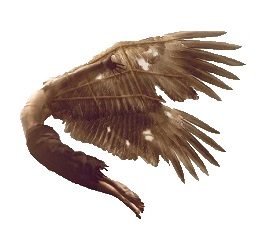
#> input picture npr/input.jpg, 267 x 237 px
$ python painter.py
#> lines starting #> are read from the running program, lines starting #| are printed output that depends on the picture; after the words box and inside, x2 and y2 are one past the last pixel; in counts of white or black regions, pixels touching at a corner belong together
### npr/transformation.py
#-*- coding:utf-8 -*-
import numpy as np
#from Utility import *
from skimage import io
from skimage.transform import rotate
from skimage.transform import rescale
import matplotlib.pyplot as plt
'''
先读了一张图片，当做一个segment来测试
'''
im=io.imread('input.jpg')
#> im is the input picture: shape (237, 267, 3); mean R, G, B 206.2, 195.4, 189.4
height=im.shape[0]
#> height = 237
width=im.shape[1]
#> width = 267
out=np.ndarray(shape=5)
i=0
for row in range(height):
    for col in range(width):
        pix=np.ndarray(shape=5, dtype = int)
        pix[0:3]=im[row][col]
        pix[3:5]=[col,row]
        if not(pix[0]>=245 and pix[1]>=245 and pix[2]>=245):
            i=i+1
            if i==1:
                out={(col,row):pix[0:3]}
            else:
                out[(col,row)]=pix[0:3]
#> after the loop, i = 22560

# [20 lines left out: function findscale, not called in this run]
'''
print 功能：
输入out是像素点（5维）的list
如果canvas=None, 就用最小的框框定并显示所有像素点
如果canvas=[x,y],就会在[x,y]的范围内显示所有像素点。注意：像素点不能超出x,y的范围，否则会报错。None则没有这个问题
'''
# [28 lines left out: function segprint, not called in this run]
'''
输入out是像素点（5维）的list
shift就是平移，x是向x轴正方形移动的像素格数，y是向y轴正方向，某一方向不移就写0。注意：移动时小心移出canvas范围
'''
# [12 lines left out: function shift, not called in this run]
'''
输入out是像素点（5维）的list
degree 是逆时针转动角度
centre不写时默认为几何中心，写的话就是centre=(x,y)，centre就是转动中心。同样注意不要转出画布范围
'''
# [40 lines left out: function rotation, not called in this run]
'''
输入out是像素点（5维）的list
n是缩放比率，比如0.8，比如1.3
缩放以几何中心为基准
'''

# [46 lines left out: function rescaling, not called in this run]


# [5 lines that do not run on import are left out]

### npr/Segmentation.py
import numpy as np
from sklearn.neighbors import kneighbors_graph
from sklearn.cluster import AgglomerativeClustering
from sklearn.feature_extraction.image import grid_to_graph
from skimage.filters import sobel,roberts,scharr,prewitt
from skimage.feature import canny
from Utility import *
from Segment import *
from skimage import io
from collections import deque
import matplotlib.pyplot as plt

#images={'sun','cloud','icarus'}
class Segmentation:
    def __init__(self):
        self.im=None #the original image
        self.no=1#number of objects
        self.ns=10#number of segments in each object
        self.lad=1#the lower bound for the abstraction levels
        self.wad=10#the upper bound for the abstraction levels
        self.es=3 #the weight for abstraction
        self.np=3 #number of pixels to smooth the boundary
        self.background=None
        self.objects=[]

    def imread(self,im):
        self.im=plt.imread(im)

    # [5 lines left out: function set_no, not called in this run]

    def set_ns(self,ns):
        self.ns=ns

    def set_abstraction(self,lad,wad):
        self.lad=lad#the maximum abstraction level
        self.wad=wad#the minimum abstraction level

    def set_es(self,es):
        self.es=es

    def set_np(self,np):
        self.np=np


    # [14 lines left out: function breadthfirst, not called in this run]


    def segment(self):
        height=self.im.shape[0]
#> height = 237
        width=self.im.shape[1]
#> width = 267
        data=np.ndarray(shape=(width*height,3), dtype=int)
        for row in range(height):
            for col in range(width):
                num=row*width+col
                data[num,0:3]=self.im[row][col]
        #The First Segmentation
        connectivity = grid_to_graph(self.im.shape[0],self.im.shape[1])
        ward = AgglomerativeClustering(n_clusters=self.no+1, linkage='ward',connectivity=connectivity)
        ward.fit(data)

        #Preparation for edge detection
        object_seg=np.ndarray(shape=(height,width,3),dtype=int)
        for row in range(height):
            for col in range(width):
                num=row*width+col
                label=ward.labels_[num]
                object_seg[row,col]=(255-label*50,255-label*50,255-label*50)
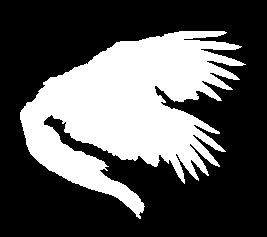
#> object_seg: shape (237, 267, 3) int64; values 205 (black) and 255 (white), 34.1% white; 1 white region, box (x1, y1, x2, y2) and area: (20, 31, 246, 219) 21590
        objectbw=rgb2gray(object_seg)
        object_edges =  sobel(objectbw)
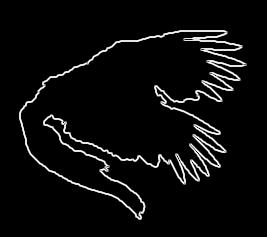
#> object_edges: shape (237, 267) float64; min 0, max 39.53, mean 1.9; drawn with min black and max white
        #io.imshow(object_edges)
        #io.show()

        # Store the segments in objects
        counter=set()
        for row in range(height):
            for col in range(width):
                num=row*width+col
                label=ward.labels_[num]
                self.objects[label].pix[(row,col)]=self.im[row][col]
                if(object_edges[row,col]):
                    coord=(row,col)
                    nb=neighbour(row,col,height,width)
                    s=set()
                    for i in nb:
                        l=ward.labels_[i[0]*width+i[1]]
                        s.add(l)
                        counter.add(l)
                    for j in s:
                        self.objects[j].edge.append(coord)
#> after the loop, counter = 0 items

        avg=np.empty(self.no+1)

        size=[]#to calculate the abstraction level
        for i in range(self.no+1):
            self.objects[i].size=len(self.objects[i].pix)
            self.objects[i].subsegment=[None for j in range(self.ns)]
            pixarray=np.array(list(self.objects[i].pix.values()))
            avg[i]=np.mean(pixarray)
	    self.objects[i].avg_color=avg[i]
            size.append(self.objects[i].size)
        #pick out the background
        bg=avg.argmax(axis=0)
        self.background=self.objects[bg]
        del self.objects[bg]
        del size[bg]

        '''
        #store the edges
        for i,ob in enumerate(self.objects):
            start=ob.edge[0]
            edgelist=[]
            edgeset=set()
            queue=deque()
            queue.append(start)
            self.breadthfirst(start,object_edges,edgelist,edgeset,i,queue)
            self.objects[i].edge=edgelist
        '''

        #calculate the abstraction level
        L=max(size)
        M=min(size)
        for i in range(self.no):
            r=self.objects[i].size
            #self.objects[i].abstraction_level=int(self.wad+(r-M)/(L-M)*(self.lad-self.wad))
            self.objects[i].abstraction_level=10


        #show the edges
        for ob in self.objects:
            #ob.abstract(self.es)
            object_edge=np.zeros(shape=(height,width),dtype=np.uint8)
            for e in ob.edge:
                object_edge[e[0],e[1]]=1
            #io.imshow(object_edge)
            #io.show()


        #The Second Segmentation
        #Store the segmentation result in the subsegment list(with pix,edges)
        result=np.zeros(shape=(len(self.objects),height,width,3),dtype=np.uint8)
        for i,ob in enumerate(self.objects):
            data=np.array(ob.pix.values())
            location=np.array(ob.pix.keys())
            #connectivity matrix for structured Ward
            connectivity=kneighbors_graph(location,n_neighbors=10,include_self=False)
            # make connectivity symmetric
            connectivity = 0.5 * (connectivity + connectivity.T)
            ward = AgglomerativeClustering(n_clusters=self.ns, linkage='ward',connectivity=connectivity,n_components=self.ns+1)
            ward.fit(data)
            #redraw the segments
            #create a dictionary for later labelling
            label_dict={}
            for j,p in enumerate(ob.pix.keys()):
                label=ward.labels_[j]
                label_dict[p]=label
                result[i,p[0],p[1]]=(255-label*15,255-label*15,255-label*15)
            segmentbw=rgb2gray(result[i])
            segment_edges = sobel(segmentbw)


            # [8 lines of commented-out code are left out]
            subpix=[{} for ii in range(self.ns)]
            subedge=[[] for ii in range(self.ns)]
            for k,p in enumerate(ob.pix.keys()):
                label=ward.labels_[k]
                subpix[label][p]=ob.pix[p]
                row=p[0]
                col=p[1]
                if(segment_edges[row,col]):

                    nb=neighbour(row,col,height,width)
                    s=set()
                    for l in nb:
                        if(label_dict.has_key(l)):
                            lab=label_dict[l]
                            s.add(lab)
                    for m in s:
                        subedge[m].append((row,col))


            size=[]
            for n in range(self.ns):
                tmp=Segment()
                tmp.pix=subpix[n]
		pixarray=np.array(tmp.pix.values())
		tmp.avg_color=np.mean(pixarray)
                tmp.size=len(subpix[n])
                tmp.edge=subedge[n]
                #print n
                self.objects[i].subsegment[n]=tmp
                size.append(tmp.size)


            '''
            #calculate the abstraction level
            L=max(size)
            M=min(size)
            self.objects[i].L=L
            self.objects[i].M=M
            for ii in range(self.ns):
                r=ob.subsegment[ii].size
                ab=self.wad+(r-M)/(L-M)*(self.lad-self.wad)
                self.objects[i].subsegment[ii].abstraction_level=int(ab)
            '''

# [8 lines that do not run on import are left out]

### npr/Utility.py
import numpy as np
import operator
from skimage import io
from skimage.color import rgb2hsv,hsv2rgb
# [6 lines left out: function com, not called in this run]

def rgb2gray(im):
    #im is the a rgb image matrix
    #return the corresponding matrix in the greyscale
    height=im.shape[0]
    width=im.shape[1]
    gray=np.ndarray(shape=(height,width), dtype=float)
    for row in range(height):
        for col in range(width):
            r,g,b=im[row][col]
            gray[row][col]=0.299*r + 0.587*g + 0.114*b
    return gray

# [18 lines left out: functions merge, neighbour, merge, not called in this run]

class Neighbourscanner:
    direction=[(-1,0),(-1,1),(0,1),(1,1),(1,0),(1,-1),(0,-1),(-1,-1)]
    def __init__(self):
        self.mode=True#true for clockwise, false for unclockwise

    # [22 lines left out: function neighbour, not called in this run]

# [17 lines that do not run on import are left out]

### npr/Strokes.py
# This is the version before 16.07.11

# The stroke is a single line with centre width. It functions from the base and should act enough to perform different
# material.
# Meanwhile, this level should leave some variables as interface for Machine learning.

import Implement_For_Stroke
import math
nos=0

# r, g, b: 0--1
# H: 0-360    S,V: 0-1
class Color(object):
    # Present color in two ways RGB & HSL
    # Consider the transform relationship between RGB & HSL;
    # [8 lines left out: function __init__, not called in this run]

    def __init__(self, r, g, b):
        if r>1 or g>1 or b>1:
            r /= 255.0
            g /= 255.0
            b /= 255.0
        self.R = r
        self.G = g
        self.B = b
        mx = max(r, g, b)
        mn = min(r, g, b)
        df = mx - mn
        if mx == mn:
            h = 0
        elif mx == r:
            h = (60 * ((g - b) / df) + 360) % 360
        elif mx == g:
            h = (60 * ((b - r) / df) + 120) % 360
        elif mx == b:
            h = (60 * ((r - g) / df) + 240) % 360
        if mx == 0:
            s = 0
        else:
            s = df / mx
        v = mx
        self.H = h
        self.S = s
        self.V = v

    # [32 lines left out: functions give_color, get_color, not called in this run]


class Point(object):
    # [4 lines left out: function __init__, not called in this run]

# Description: How to draw the line
class Stroke(object):
    # [33 lines left out: function __init__, not called in this run]
        # This controls transparency proportions. Take mass process on each point's Color class.

    def inherit_from_curve(self):
        pass
    # This part we inherit basic parameters data from the CURVES layer.

    # [108 lines left out: functions draw_strokes, shape_changing, not called in this run]
    # This part gives ways describing how to get wanted shape for the stroke.
    # The way is considering big stroke with 200*30.

    def boundary_process(self):
        pass
    # This part will give details in fulfilling three styles: pointillism, natural painting, Impressionism by
    # discussing how to deal with the boundary.

### npr/painter.py
#-*- coding:utf-8 -*-
import numpy as np
from Segmentation import *
from Rendering_Layers import *
from transformation import *
from Render_segment_layers import *
from Canvas import *
import math

# [40 lines left out: functions hsv2rgb, rgb2hsv, not called in this run]


class painter:
    # [5 lines left out: function __init__, not called in this run]


    def set_Segmentation(self, segs):
        self.Segmentation = segs

    # [10 lines left out: functions set_Subsegs, assigncolor, not called in this run]

    def set_canvas(self,canvas):
        self.Canvas = canvas

    def set_canvascolor(self):
        for color in self.layers.pc:
            self.Canvas.set_palettecolor(color)

    # [15 lines left out: functions hsv, paint, not called in this run]


if __name__ == '__main__':
    sg=Segmentation()
    sg.imread('input.jpg')
    #sg.set_no(1)
#> (the run stopped early here; a loop or call above may not have finished)

$ run again, with npr/ball.jpg copied over npr/input.jpg
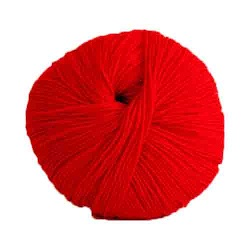
#> input picture npr/ball.jpg, 250 x 250 px
#> im is the input picture: shape (250, 250, 3); mean R, G, B 227.9, 135.1, 136.8
#> after the loop `for row in range(height):`: i = 31004
#> after the loop in segment, `for row in range(height):`:
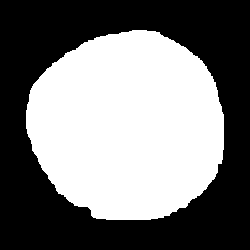
#> object_seg: shape (250, 250, 3) int64; values 205 (black) and 255 (white), 47.5% white; 1 white region, box (x1, y1, x2, y2) and area: (26, 30, 224, 220) 29660
#> in segment, `object_edges =  sobel(objectbw)`:
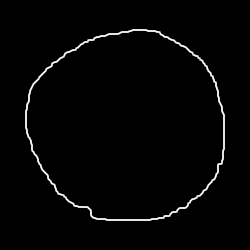
#> object_edges: shape (250, 250) float64; min 0, max 39.53, mean 0.7; drawn with min black and max white
#> after the loop in segment, `for row in range(height):`: counter = 0 items
